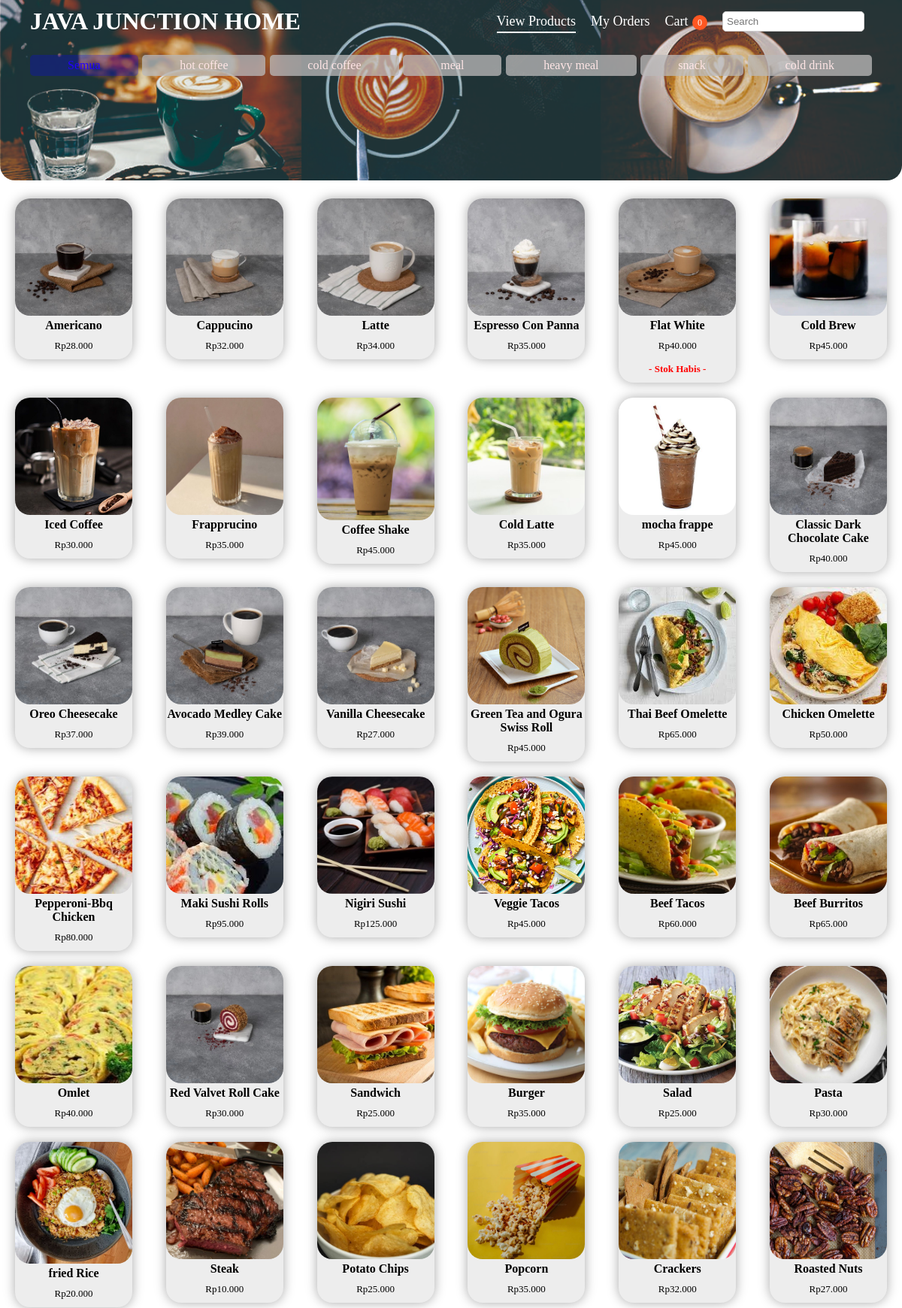
/products/menus.php (upper part), run on the app's committed database.
### tables this page shows
CREATE TABLE `products` (
  `id_product` int(11) NOT NULL,
  `product_name` varchar(50) NOT NULL,
  `description` varchar(200) DEFAULT NULL,
  `category` varchar(15) DEFAULT NULL,
  `price` int(10) NOT NULL,
  `status` enum('active','draft','empty') NOT NULL,
  `stock` int(11) NOT NULL,
  `image` varchar(100) DEFAULT NULL
);

### component/functions.php (called while the page is built, shortened)
<?php
$db_host = 'localhost';
$db_name = 'javajunction';
$db_user_name = 'root';
$db_user_pass = '';
try {
    $conn = new PDO("mysql:host=$db_host;dbname=$db_name", $db_user_name, $db_user_pass);
    $conn->setAttribute(PDO::ATTR_ERRMODE, PDO::ERRMODE_EXCEPTION);
} catch (PDOException $e) {
    echo "Koneksi gagal: " . $e->getMessage();
    die();
}
function query($query)
{
    global $conn;
    try {
        $stmt = $conn->query($query);
        $rows = $stmt->fetchAll(PDO::FETCH_ASSOC);
        return $rows;
    } catch (PDOException $e) {
        echo "Query gagal: " . $e->getMessage();
        die();
    }
}

### products/menus.php (the view, shortened to what this page needs)
<?php
require_once '../component/functions.php';
$admin = $conn->prepare("SELECT COUNT(*) as count FROM administrator WHERE status_active = 'yes'");
$admin->execute();
$adminResult = $admin->fetch(PDO::FETCH_ASSOC);
if ($adminResult['count'] > 0) {
    if (isset($_GET['category'])) {
        $category = $_GET['category'];
        $products = $conn->prepare("SELECT * FROM products WHERE category =:category AND status != 'draft'");
        $products->bindParam(':category', $category);
        $products->execute();
        $products = $products->fetchAll(PDO::FETCH_ASSOC);
    } else {
        $products = query(
            "SELECT * FROM products
        WHERE status != 'draft'
        ORDER BY
        CASE
            WHEN category = 'hot coffee' THEN 1
            WHEN category = 'cold coffee' THEN 2
            WHEN category = 'meal' THEN 3
            WHEN category = 'heavy meal' THEN 4
            WHEN category = 'snack' THEN 5
            WHEN category = 'cold drink' THEN 6
            ELSE 7
        END, status;
        "
        );
    }
} else {
    header('location: error.php');
}
$quantityToShow = isset($result['total_quantity']) ? $result['total_quantity'] : 0;
?>
<!DOCTYPE html>
<html lang="en">
<head>
    <link rel="stylesheet" href="css/style.css">
</head>
<body>
    <div class="container">
        <div class="row-navbar">
            <div class="navbar">
                <div class="logo">
                    <h1>JAVA JUNCTION HOME</h1>
                </div>
                <div class="menu">
                    <a href="menus.php" class="active">view products</a>
                    <a href="orders.php">my orders</a>
                    <a href="cart.php">Cart <div class="circle"><?= $quantityToShow; ?></div></a>
                    <input type="text" placeholder="Search" id="keyword-products">
                </div>
            </div>
            <div class="scroll-nav" id="scroll-nav">
                <a href="menus.php" class="item <?php echo empty($category) ? 'item-active' : ''; ?>">
                    <p>Semua</p>
                </a>
                <?php
                $visitedCategories = [];
                foreach ($products as $product) {
                    if (!in_array($product['category'], $visitedCategories)) {
                        $visitedCategories[] = $product['category'];
                ?>
                        <a href="menus.php?category=<?= $product['category']; ?>" class="item <?php echo $category === $product['category'] ? 'item-active' : ''; ?>">
                            <p><?= $product['category']; ?></p>
                        </a>
                <?php
                    }
                }
                ?>
            </div>
        </div>
    </div>
    <div class="banner">
        <img src="../img/about.jpg" alt="">
    </div>
    <div class="container">
        <div class="card" id="card">
            <?php foreach ($products as $product) : ?>
                <div class="product">
                    <a href="detail.php?id_product=<?= $product["id_product"] ?>">
                        <img src="../img/<?= $product["image"] ?>" alt="">
                        <h4><?= $product["product_name"] ?></h4>
                        <p>Rp<?= number_format($product["price"], 0, ',', '.'); ?></p>
                        <?php if ($product["stock"] <= 0) : ?>
                            <p class="out-of-stock">- Stok Habis -</p>
                        <?php endif; ?>
                    </a>
                </div>
            <?php endforeach ?>
        </div>
    </div>
</body>
</html>

### products/css/style.css (style rules this page uses)
* { padding: 0px; margin: 0px; }
.banner img { width: 100%; height: 30vh; object-fit: cover; border-radius: 0px 0px 20px 20px; }
.container .row-navbar { position: fixed; width: 100%; top: 0; color: white; transition: 0.8s; }
.container .row-navbar .navbar { margin: 0px 40px 0px 40px; padding: 10px 0px; display: flex; justify-content: space-between; align-items: center; }
.menu { display: flex; align-items: center; }
.menu a { margin: 0 10px; text-decoration: none; color: #333; position: relative; }
.menu input { margin: 0 10px; padding: 5px; border: 1px solid #ccc; border-radius: 5px; }
.container .row-navbar .navbar .menu a { color: white; margin-left: 10px; font-size: 18px; text-decoration: none; text-transform: capitalize; display: inline-block; margin: 0 10px; position: relative; }
.container .row-navbar .navbar .menu a::after { content: ''; position: absolute; width: 0; height: 2px; bottom: -5px; left: 0; background-color: #ffffff; transition: width 0.3s; }
.container .row-navbar .navbar .menu a.active::after { width: 100%; }
.scroll-nav { margin: 10px 40px; display: flex; height: 40px; align-items: center; justify-content: space-between; }
.scroll-nav .item-active { background-color: rgba(4, 0, 255, 0.26); color: rgb(34, 0, 255); }
.scroll-nav a { color: rgb(255, 230, 230); background-color: rgba(187, 185, 185, 0.768); padding: 5px 50px; border-radius: 5px; text-decoration: none; }
.container .card { display: grid; grid-template-columns: repeat(5,1fr); margin: 10px; text-align: center; grid-template-columns: repeat(auto-fit, 11rem); align-items: flex-start; justify-content: space-between; }
.container .card .product { margin: 10px 10px; border-radius: 20px; box-shadow: 0px 0px 15px darkgrey; background-color: #EDEDED; cursor: pointer; }
.container .card .product a { text-decoration: none; color: black; }
.container .card .product img { width: 100%; border-radius: 20px; }
.container .card .product p { font-size: 13px; margin: 5px 0px 5px 0px; padding: 5px; }
.out-of-stock { color: red; font-weight: bold; margin-top: 5px; }
.circle { background-color: #ff5722; color: #fff; border-radius: 50%; width: 20px; height: 20px; display: inline-block; text-align: center; font-size: 12px; line-height: 20px; margin-left: 1px; }

### data on the page
products: category "hot coffee", image (picture), product_name "Americano", price "28.000"
products: category "cold coffee", image (picture), product_name "Cold Brew", price "45.000"
products: category "meal", image (picture), product_name "Classic Dark Chocolate Cake", price "40.000"
products: category "heavy meal", image (picture), product_name "Sandwich", price "25.000"
products: category "snack", image (picture), product_name "Potato Chips", price "25.000"
products: category "cold drink"
products: image (picture), product_name "Cappucino", price "32.000"
products: image (picture), product_name "Latte", price "34.000"
products: image (picture), product_name "Espresso Con Panna", price "35.000"
products: image (picture), product_name "Flat White", price "40.000", stock "- Stok Habis -"
products: image (picture), product_name "Iced Coffee", price "30.000"
products: image (picture), product_name "Frapprucino", price "35.000"
products: image (picture), product_name "Coffee Shake", price "45.000"
products: image (picture), product_name "Cold Latte", price "35.000"
products: image (picture), product_name "mocha frappe", price "45.000"
products: image (picture), product_name "Oreo Cheesecake", price "37.000"
products: image (picture), product_name "Avocado Medley Cake", price "39.000"
products: image (picture), product_name "Vanilla Cheesecake", price "27.000"
products: image (picture), product_name "Green Tea and Ogura Swiss Roll", price "45.000"
products: shows a picture, product_name "Thai Beef Omelette", price "65.000"
products: shows a picture, product_name "Chicken Omelette", price "50.000"
products: shows a picture, product_name "Pepperoni-Bbq Chicken", price "80.000"
products: shows a picture, product_name "Maki Sushi Rolls", price "95.000"
products: shows a picture, product_name "Nigiri Sushi", price "125.000"
products: shows a picture, product_name "Veggie Tacos", price "45.000"
products: shows a picture, product_name "Beef Tacos", price "60.000"
products: shows a picture, product_name "Beef Burritos", price "65.000"
products: shows a picture, product_name "Omlet", price "40.000"
products: image (picture), product_name "Red Valvet Roll Cake", price "30.000"
products: image (picture), product_name "Burger", price "35.000"
products: image (picture), product_name "Salad", price "25.000"
products: image (picture), product_name "Pasta", price "30.000"
products: image (picture), product_name "fried Rice", price "20.000"
products: image (picture), product_name "Steak", price "10.000"
products: image (picture), product_name "Popcorn", price "35.000"
products: image (picture), product_name "Crackers", price "32.000"
products: image (picture), product_name "Roasted Nuts", price "27.000"

### other printed values
$quantityToShow "0"
